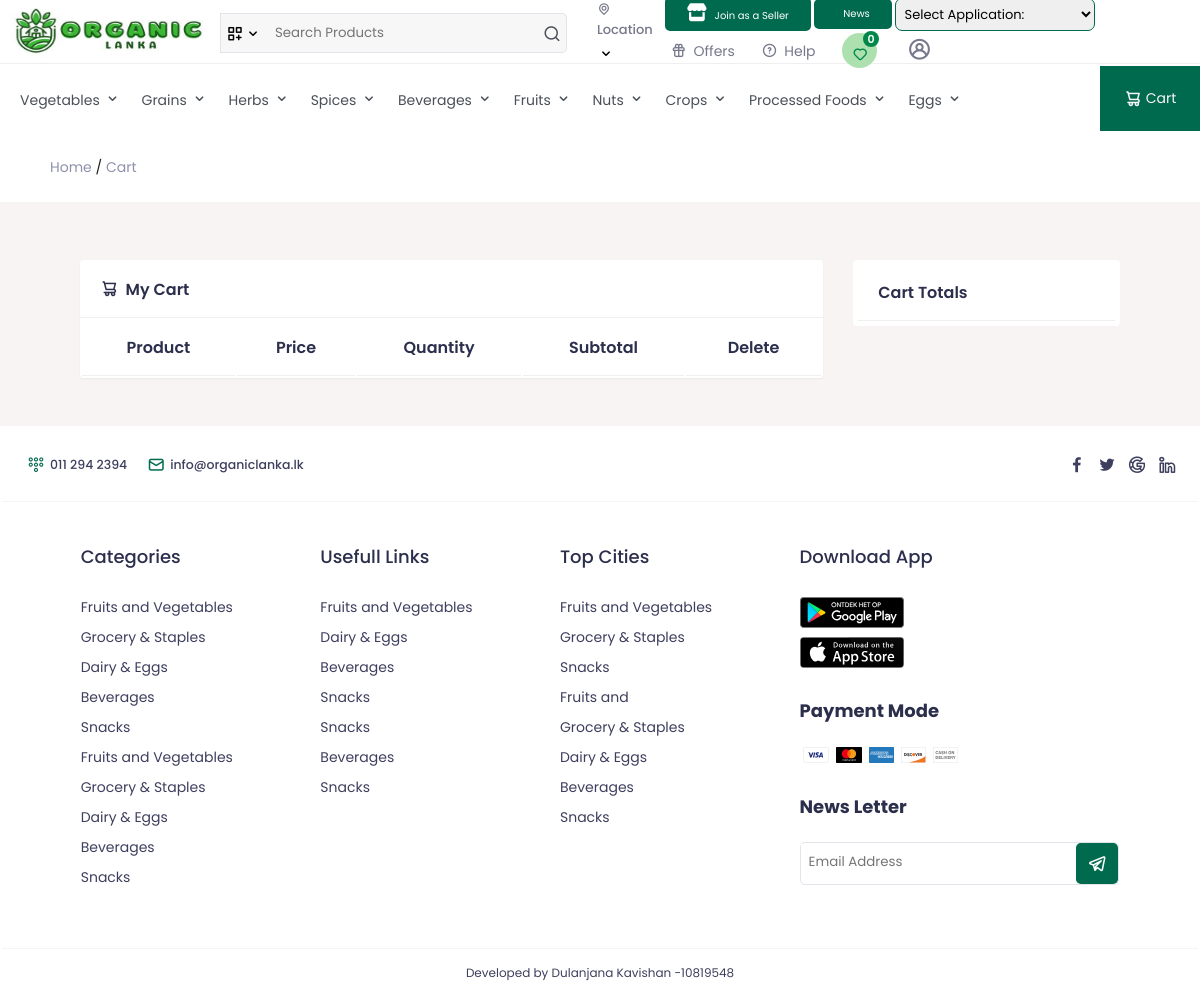
The app's page /cart.php with its own data.
### tables this page shows
CREATE TABLE `categories` (
  `id` int(11) NOT NULL,
  `category` varchar(255) NOT NULL,
  `status` tinyint(1) NOT NULL
);

### require/top.php (the view, shortened to what this page needs)
<?php
    require("utility/utility.php");
?>
<!DOCTYPE html>
<html lang="en">
<head>
    <link rel="stylesheet" href="assets/css/style.css" />
    <link rel="stylesheet" href="https://cdnjs.cloudflare.com/ajax/libs/font-awesome/6.5.1/css/all.min.css" />
    <link rel="stylesheet" href="https://unicons.iconscout.com/release/v4.0.0/css/line.css" />
    <link rel="stylesheet" href="assets/css/owl.carousel.min.css" />
    <link rel="stylesheet" href="assets/css/owl.theme.default.min.css" />
</head>
<body>
    <header class="header">
        <div class="top-header">
            <div class="th">
                <div class="logo">
                    <a href="index.php">
                        <img style="width: 200px" src="assets/images/hero_logo.jpg" alt="logo" />
                    </a>
                </div>
                <div class="searchbox" style="margin-left:160px;">
                    <span>
                        <i class="uil uil-create-dashboard" onclick="show_cat()"></i>
                        <i class="uil uil-angle-down icon__14" onclick="show_cat()"></i>
                    </span>
                    <form action="view.php" method="GET">
                        <input type="text" placeholder="Search Products" name="k" />
                        <button>
                            <i class="uil uil-search"></i>
                        </button>
                    </form>
                </div>
                <div class="selecloc">
                    <div class="dropdown" tabindex="0">
                        <div class="text">
                            <i class="uil uil-location-point"></i>
                            <?php
               if(isset($_GET['utm_source'])){
                 $source=$_GET['utm_source'];
                $c=mysqli_num_rows(mysqli_query($con,"select * from city where id='$source'"));
                if($c==0){
                  redirect('index.php');
                  die();
                }
                if(isset($_SESSION['utm_source'])){
                  if($_GET['utm_source']!=$_SESSION['utm_source']){
                    if(isset($_SESSION['USER_CART'])){
                      unset($_SESSION['USER_CART']);
                      unset($_SESSION['CART_QTY']);
                    }
                    $_SESSION['utm_source']=$source;
                    echo getcity($con,$_SESSION['utm_source']);
                  }else{
                    echo getcity($con,$_SESSION['utm_source']);
                  }
                }else{
                  $_SESSION['utm_source']=$source;
                  echo getcity($con,$_SESSION['utm_source']);
                }
               }else{
                if(isset($_SESSION['utm_source'])){
                  echo getcity($con,$_SESSION['utm_source']);
                }else{
                  echo "Location";
                }
               }
               ?>
                        </div>
                        <i class="uil uil-angle-down icon__14"></i>
                    </div>
                </div>
                <div class="rightbox">
                    <ul>
                        <li>
                        <a href="./seller/index.php" style="display: inline-block; padding: 5px 20px; background-color: #006A4E; color: #fff; text-decoration: none; border-radius: 5px; border: 2px solid #006A4E;">
    <i class="fas fa-store" style="margin-right: 5px;"></i>
    Join as a Seller
</a>
                </li>
                        <li>
                        <li>
                        <a href="./view_news.php" style="display: inline-block; padding: 5px 20px; background-color: #006A4E; color: #fff; text-decoration: none; border-radius: 5px; border: 2px solid #006A4E;">
    News
</a>
                </li>
                        <li>
                            <div>
                            <select id="carSelect" style="padding: 5px; font-size: 13px; border: 0.5px solid #006A4E; border-radius: 7px;">
    <option value="0">Select Application:</option>
</select>   </div>
                        </li>
                        <li>
                            <a href="" class="rightlink">
                                <i class="uil uil-gift"></i>
                                Offers
                            </a>
                        </li>
                        <li>
                            <a href="" class="rightlink">
                                <i class="uil uil-question-circle"></i>
                                Help
                            </a>
                        </li>
                        <li>
                            <a href="wishlist.php" class="rightlink wl">
                                <i class="uil uil-heart icon_wishlist"></i>
                                <span class="noti_count1">
                                    <?php
                                        if(isset($_SESSION['USER_LOGIN'])){
                                            $uid=$_SESSION['USER_ID'];
                                            $num=mysqli_num_rows(mysqli_query($con,"select * from wishlist where u_id='$uid'"));
                                            echo $num;
                                        }else{
                                            echo 0;
                                        }
                                    ?>
                                </span>
                            </a>
                        </li>
                        <li class="user">
                            <a href="javascript:void(0)" class="rightlink">
                                <i class="uil uil-user-circle bg" onclick="show_userpanel()">
                                </i>
                            </a>
                        </li>
                    </ul>
                </div>
            </div>
        </div>
        <div class="bottom-header">
            <div class="sub-header">
                <nav>
                    <?php
                $res=mysqli_query($con,"select * from categories limit 10");
                while($row=mysqli_fetch_assoc($res)){
            ?>
                    <div class="div">
                        <?php
                echo $row['category'];
            ?>
                        <i class="uil uil-angle-down icon__14"></i>
                    </div>
                    <?php
                }
            ?>
                </nav>
                <div class="cart-right" onclick="control.redirect('cart.php')">
                    <i class="uil uil-shopping-cart-alt"></i>Cart
                </div>
            </div>
        </div>
    </header>

### cart.php (shortened to what this page needs)
<?php
require('require/top.php');
?>
<div class="path">
    <div class="container">
        <a href="index.php">Home</a>
        /
        <a href="cart.php">Cart</a>
    </div>
</div>
<section class="cart">
    <section class="myac-body">
        <div class="flex row">
            <div class="right">
                <div class="col-lg-12 col-md-12">
                    <div class="pdpt-bg">
                        <div class="pdpt-title flex justify-between">
                            <h4>
                                <i class="uil uil-shopping-cart-alt"></i> &nbsp;My Cart
                            </h4>
                        </div>
                        <div class="order-body10">
                            <table>
                                <thead>
                                    <th>
                                        <h5>Product</h5>
                                    </th>
                                    <th>
                                        <h5>Price</h5>
                                    </th>
                                    <th>
                                        <h5>Quantity</h5>
                                    </th>
                                    <th>
                                        <h5>Subtotal</h5>
                                    </th>
                                    <th>
                                        <h5>Delete</h5>
                                    </th>
                                </thead>
                            </table>
                        </div>
                    </div>
                </div>
            </div>
            <div class="left">
                <div class="ul-wrapper">
                    <h4>Cart Totals</h4>
                </div>
            </div>
        </div>
    </section>
</section>
<?php require('require/foot.php'); ?>
<?php require('require/last.php'); ?>

### require/foot.php (shortened to what this page needs)
<section class="defaultPadding mt4 footer">
    <div class="footer-row1">
        <div class="container">
            <div class="row flex">
                <ul class="ul1">
                    <li>
                        <a href="#">
                            <i class="uil uil-dialpad-alt"></i>
                            011 294 2394
                        </a>
                    </li>
                    <li>
                        <a href="#">
                            <i class="uil uil-envelope-alt"></i>
                            info@organiclanka.lk
                        </a>
                    </li>
                </ul>
                <ul class="ul2">
                    <li>
                        <a href="#">
                            <i class="uil uil-facebook-f"></i>
                        </a>
                    </li>
                    <li>
                        <a href="#">
                            <i class="uil uil-twitter"></i>
                        </a>
                    </li>
                    <li>
                        <a href="#">
                            <i class="uil uil-google"></i>
                        </a>
                    </li>
                    <li>
                        <a href="#">
                            <i class="uil uil-linkedin-alt"></i>
                        </a>
                    </li>
                </ul>
            </div>
        </div>
    </div>
    <div class="footer-row2">
        <div class="container">
            <div class="row">
                <ul class="ul1">
                    <li class="heading">
                        <h4>Categories</h4>
                    </li>
                    <ul class="ul-sub">
                        <li>Fruits and Vegetables</li>
                        <li>Grocery & Staples</li>
                        <li>Dairy & Eggs</li>
                        <li>Beverages</li>
                        <li>Snacks</li>
                        <li>Fruits and Vegetables</li>
                        <li>Grocery & Staples</li>
                        <li>Dairy & Eggs</li>
                        <li>Beverages</li>
                        <li>Snacks</li>
                    </ul>
                </ul>
                <ul class="ul1">
                    <li class="heading">
                        <h4>Usefull Links</h4>
                    </li>
                    <ul class="ul-sub">
                        <li>Fruits and Vegetables</li>
                        <li>Dairy & Eggs</li>
                        <li>Beverages</li>
                        <li>Snacks</li>
                        <li>Snacks</li>
                        <li>Beverages</li>
                        <li>Snacks</li>
                    </ul>
                </ul>
                <ul class="ul1">
                    <li class="heading">
                        <h4>Top Cities</h4>
                    </li>
                    <ul class="ul-sub">
                        <li>Fruits and Vegetables</li>
                        <li>Grocery & Staples</li>
                        <li>Snacks</li>
                        <li>Fruits and</li>
                        <li>Grocery & Staples</li>
                        <li>Dairy & Eggs</li>
                        <li>Beverages</li>
                        <li>Snacks</li>
                    </ul>
                </ul>
                <ul class="ul1">
                    <li class="heading">
                        <h4>Download App</h4>
                    </li>
                    <ul class="ul-sub da">
                        <li class="dbnt">
                            <a href="">
                                <img src="assets/images/svg/download-1.svg" alt="" />
                            </a>
                        </li>
                        <li class="dbnt">
                            <a href="">
                                <img src="assets/images/svg/download-2.svg" alt="" />
                            </a>
                        </li>
                    </ul>
                    <li class="heading thd">
                        <h4><b>Payment Mode</b></h4>
                    </li>
                    <ul class="ul-sub t flex">
                        <li class="dbnt">
                            <a href="">
                                <img src="assets/images/svg/pyicon-1.svg" alt="" />
                            </a>
                        </li>
                        <li class="dbnt">
                            <a href="">
                                <img src="assets/images/svg/pyicon-2.svg" alt="" />
                            </a>
                        </li>
                        <li class="dbnt">
                            <a href="">
                                <img src="assets/images/svg/pyicon-3.svg" alt="" />
                            </a>
                        </li>
                        <li class="dbnt">
                            <a href="">
                                <img src="assets/images/svg/pyicon-4.svg" alt="" />
                            </a>
                        </li>
                        <li class="dbnt">
                            <a href="">
                                <img src="assets/images/svg/pyicon-6.svg" alt="" />
                            </a>
                        </li>
                    </ul>
                    <li class="heading thd">
                        <h4><b>News Letter</b></h4>
                    </li>
                    <ul class="ul-sub t flex nl">
                        <form action="#">
                            <input type="text" name="" placeholder="Email Address" />
                            <button><i class="uil uil-telegram-alt"></i></button>
                        </form>
                    </ul>
                </ul>
            </div>
        </div>
    </div>
    <div class="footer-3">
        <span> Developed by Dulanjana Kavishan -10819548</span>
    </div>
</section>

### records on screen
categories: category "Vegetables"
categories: category "Grains"
categories: category "Herbs"
categories: category "Spices"
categories: category "Beverages"
categories: category "Fruits"
categories: category "Nuts"
categories: category "Crops"
categories: category "Processed Foods"
categories: category "Eggs"
